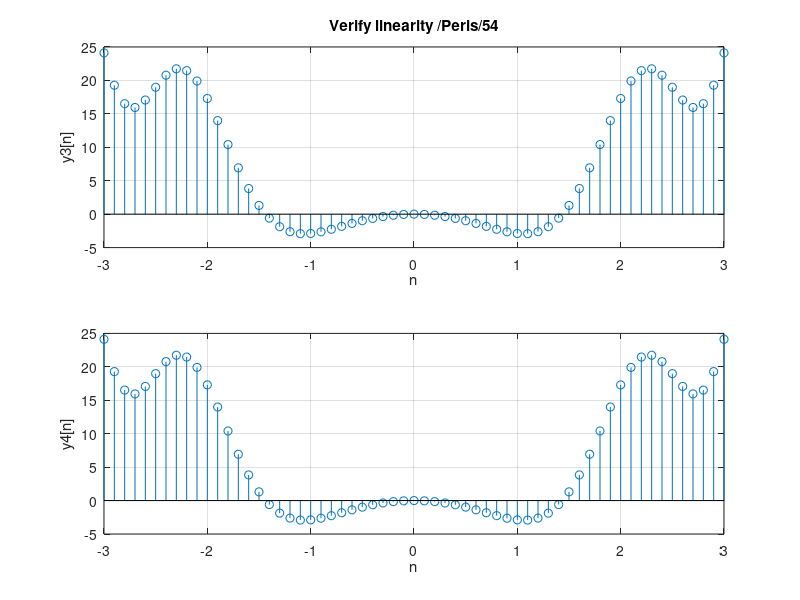

This figure's MATLAB source:
clear all;
a1=3;
a2=-7;
n=-3:0.1:3;
x1=n;
x2=sin(n);
y1=n.^2;
y2=sin(n.^2);
y3=a1*y1+a2*y2;
x3=a1*x1+a2*x2;
y4=a1.*n.^2+a2.*sin(n.^2);
subplot(2,1,1);
stem(n,y3);
title('Verify linearity /Peris/54');
xlabel('n');
ylabel('y3[n]');
grid on;
subplot(2,1,2);
stem(n,y4);
xlabel('n');
ylabel('y4[n]');
grid on;